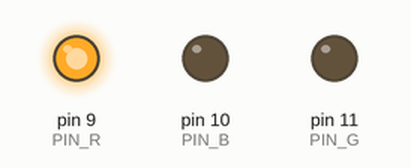
This sketch was run on a simulated Arduino Uno, built with avr-gcc and run on an emulated ATmega328P. Parts: output pins drawn as LEDs (lit = HIGH).

Above: at 0.21 s.
At 19.9 s:
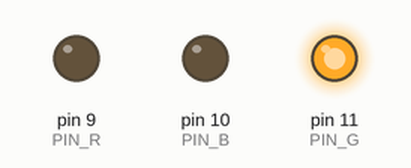
At 39.8 s:
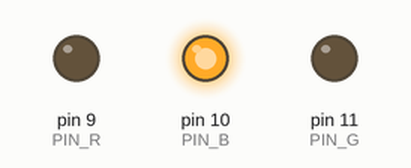
Timing chart, 0 to 40.0 s (numbered marks = the images above):
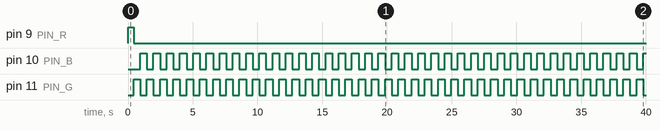

The sketch:

controller.ino
```cpp
#define BAUD_RATE 9600

#define PIN_R 9
#define PIN_B 10
#define PIN_G 11


static const uint16_t pattern[] = {
    0x10ff,         // RED 255
    0x2000,         // GREEN 0
    0x3000,         // BLUE 00
    0x01AF,         // SLEEP 431
    0x1000,         // RED 0
    0x20ff,         // GREEN 255
    0x3000,         // BLUE 0
    0x01FF,         // SLEEP 511
    0x1000,         // RED 0
    0x2000,         // GREEN 0
    0x30FF,         // BLUE 255
    0x01FF,         // SLEEP 511
    0x4004          // JMP 4
};

static uint16_t instruction_counter = 0;


class PatternInterpreter {
private:
    enum class OpCode {
        Sleep     = 0x00,
        SetRed    = 0x01,
        SetGreen  = 0x02,
        SetBlue   = 0x03,
        Jump      = 0x04,
    };

private:
    byte m_pin_red;
    byte m_pin_green;
    byte m_pin_blue;

public:
    PatternInterpreter(byte pin_red, byte pin_green, byte pin_blue);
    void execute(uint16_t op);
};


PatternInterpreter::PatternInterpreter(byte pin_red, byte pin_green, byte pin_blue)
    : m_pin_red(pin_red), m_pin_green(pin_green), m_pin_blue(pin_blue) {}


void PatternInterpreter::execute(uint16_t op) {
    OpCode opcode = (OpCode) (op >> 12);
    uint16_t operand = (op & 0xfff);

    switch (opcode) {
        case OpCode::Sleep: {
            operand = (op & 0x0fff);
            delay(operand);
            break;
        }

        case OpCode::SetRed: {
            analogWrite(m_pin_red, operand & 0xff);
            break;
        }

        case OpCode::SetGreen: {
            analogWrite(m_pin_green, operand & 0xff);
            break;
        }

        case OpCode::SetBlue: {
            analogWrite(m_pin_blue, operand & 0xff);
            break;
        }

        case OpCode::Jump: {
            instruction_counter = operand;
            break;
        }


        default: return;
    }
}


void setup() {
    Serial.begin(BAUD_RATE);
    pinMode(PIN_R, OUTPUT);
    pinMode(PIN_B, OUTPUT);
    pinMode(PIN_G, OUTPUT);
}


void loop() {
    static PatternInterpreter interpreter(PIN_R, PIN_G, PIN_B);

    if (instruction_counter < (sizeof(pattern) / sizeof(pattern[1]))) {
        uint16_t next = pattern[instruction_counter++];
        interpreter.execute(next);
    }
}
```

Measured:
- by itself, pin 9 (PIN_R): LOW → HIGH at 0.00 s, → LOW 0.43 s later
- by itself, pin 10 (PIN_B), pin 11 (PIN_G): alternates HIGH for 0.51 s and LOW for 0.51 s
